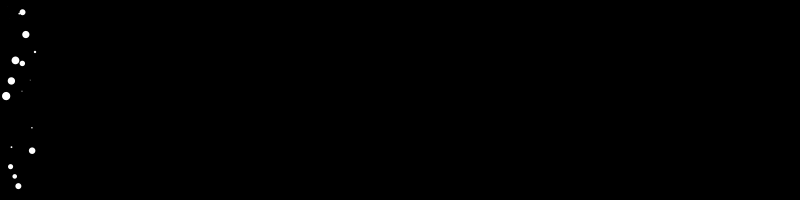
Frame 1 (no input)
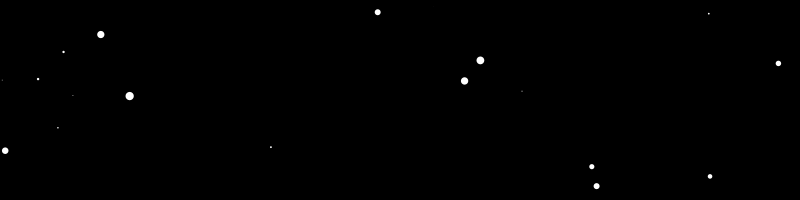
Frame 60 (the mouse pressed at the canvas centre just before this capture)
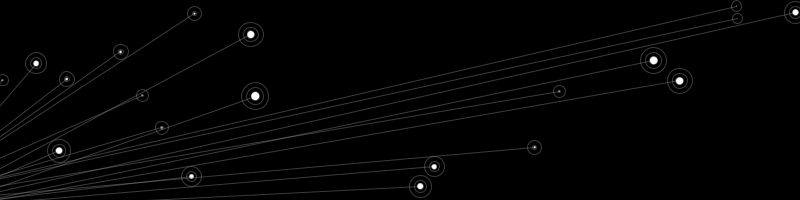
Frame 120 (the mouse held since frame 60 and released just before this capture)

The Processing sketch that drew these frames (run headless with seeded random() and noise(); from frame 60 on, the mouse is pressed at the canvas centre):

// Processing sketch: processing_75921
// ── processing_75921.pde


Flip[] myflip = new Flip[20];

void setup(){
  size(800,200);
  for(int i=0;i<myflip.length;i=i+1){
    myflip[i]=new Flip(random(10),random(height),random(30),0,random(20));
  }
}

void draw(){
  background(0);
  for(int i=0; i<myflip.length;i=i+1){
  myflip[i].move();
  myflip[i].bounce();
  myflip[i].display();
  }
}

class Flip {
  float x;
  float y;
  float x_speed;
  float y_speed;
  float allsize;
  Flip(float xpos, float ypos, float xx_speed, float yy_speed, float S){
  x=xpos;
  y=ypos;
  x_speed = xx_speed;
  y_speed = yy_speed;
  allsize=S;
}

void move(){
  x=x+x_speed;
  y=y+y_speed;
}

void bounce(){
if (x>width||x<0||y>height||y<0) {
      x_speed = x_speed * -1;
      y_speed = y_speed * -1;
}
}

void display(){
noFill();
stroke(mouseX/2-50,mouseY);
ellipse(x,y,allsize,allsize);
ellipse(x,y,allsize+10,allsize+10);
line(x,y,allsize-100,allsize+200);
fill(255);
ellipse(x,y,allsize/2,allsize/2);

}
}
